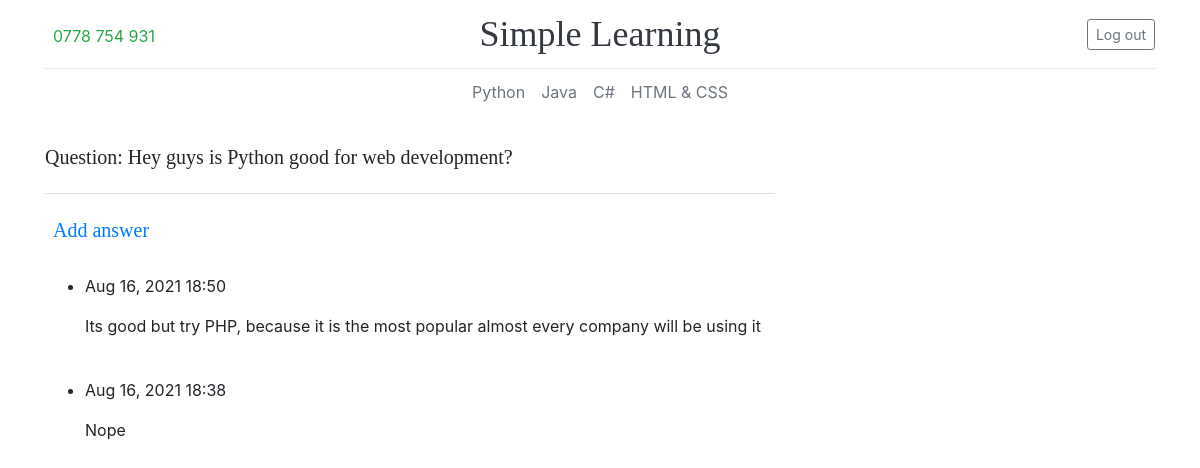
Screenshot of /questions/1/ (signed in) with the database file from the repository.
### easyprogramming/models.py (models this page shows, shortened)
class Questions(models.Model):
    text = models.TextField()
    date_added = models.DateTimeField(auto_now_add=True)
    owner = models.ForeignKey(User, on_delete=models.CASCADE)
    class Meta:
        verbose_name_plural = 'questions'
    def __str__(self):
        return self.text

class Answer(models.Model):
    question = models.ForeignKey(Questions, on_delete=models.CASCADE)
    text = models.TextField()
    date_added = models.DateTimeField(auto_now_add=True)
    class Meta:
        verbose_name_plural = 'answers'

### easyprogramming/views.py (the view)
# urls.py: path('questions/<int:question_id>/', views.question, name='question'),
@login_required()
def question(request, question_id):
    question = Questions.objects.get(id=question_id)
    answers = question.answer_set.order_by('-date_added')
    context = {'question': question, 'answers': answers}
    return render(request, 'easyprogramming/question.html', context)

### easyprogramming/templates/easyprogramming/question.html (shortened to what this page needs)
<!DOCTYPE html>
<html lang="en">
<head>
</head>
{% extends 'easyprogramming/base.html' %}
{% block content %}
    <br>
    <main class="container">
    <div class="row g-5">
    <div class="col-md-8">
      <h5 class="pb-4 mb-4 fst-italic border-bottom">
        Question: {{ question }}
      </h5>
      <article class="blog-post">
          <h5><a class="p-2 link-secondary" aria-current="page" href="{% url 'easyprogramming:new_answer' question.id %}">Add answer</a></h5>
            <br>
          <ul>
              {% for answer in answers %}
                <li>
                    <p>{{ answer.date_added|date:'M d, Y H:i' }}</p>
                    <p>{{ answer.text|linebreaks }}</p>
                    <br>
                </li>
              {% empty %}
                <li>There are no answers for this question yet.</li>
              {% endfor %}
          </ul>
      </article>
    </div>
    </div>
    </main>
{% endblock content %}

### easyprogramming/templates/easyprogramming/base.html (style rules this page uses)
h1, h2, h3, h4, h5, h6 { font-family: "Playfair Display", Georgia, "Times New Roman", serif; }
.blog-post { margin-bottom: 4rem; }

### rows the page displays
Questions: text "Hey guys is Python good for web development?"
Answer: date_added "Aug 16, 2021 18:50", text "Its good but try PHP, because it is the most popular almost every company will be using it"
Answer: date_added "Aug 16, 2021 18:38", text "Nope"
